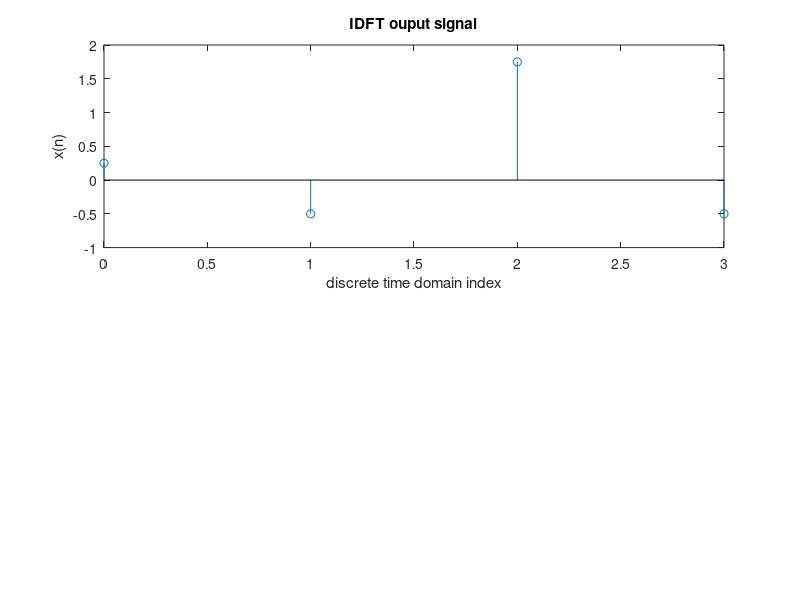

This figure's MATLAB source:
clc
clear all
close all

X = [1 -1 3 -2];

N=4;
y=zeros(4,1);
for n = 0:N-1
    for m = 0:N-1
        y(n+1) = y(n+1) + X(m+1)*exp(j*2*pi*n*m/N);
    end
end

for j=0:N-1
  y(j+1)= (1/N)*y(j+1);
end;
disp(y);

n=0:N-1
subplot(2,1,1)
disp('IDFT ouput- discrete time domain signal values')
disp(y);
stem(n,y);
xlabel('discrete time domain index');
ylabel('x(n)');
title('IDFT ouput signal');